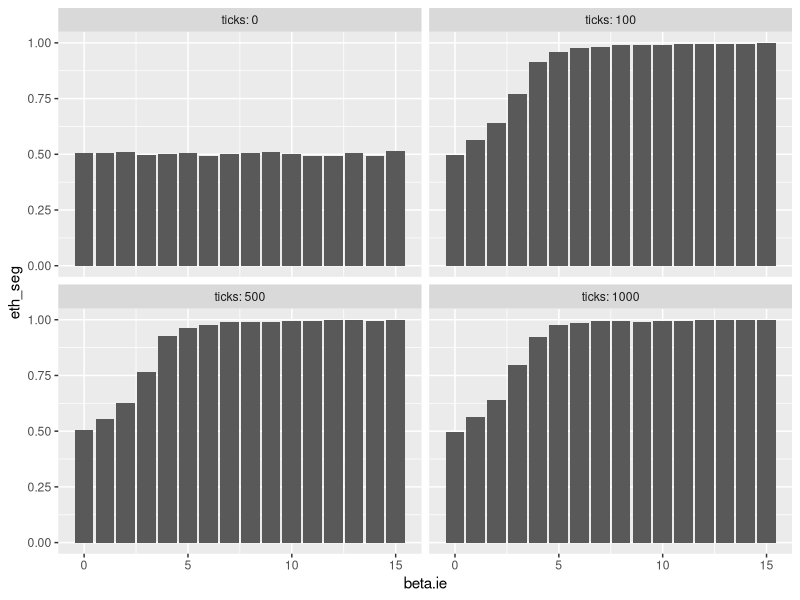

R code for this plot: (Note: this script raises an error after producing the figure.)
## ---- chunk 1
knitr::opts_chunk$set(echo = TRUE, fig.lp="fig:",warning = FALSE)

# install.packages("tinytex", repos = "https://cloud.r-project.org" )
library(tidyverse)
library(ggplot2)
library(gridExtra)
library(tidyr)
library(plyr)
library(dplyr)




 f_spk <- function(i_e,x,n){      # utility function as single-peaked
  if (x > n){
    U <- NA}else{
    if (x < (n*i_e)){
  U <- (x / (n*i_e))
     }else if (x > (n*i_e)){
        U <- i_e + (((1- (x/n))*(1-i_e))/(1-i_e))
       }else{
    U <- 1}
       round(U,digits = 3)
     }
}

 f_thr <- function(i_e,x,n){  # to plot threshold function
  if (x >= (n*i_e)){
    U <- 1}else{
   U <- 0 }
 }
 

   

 # install.packages("tinytex", repos = "https://cloud.r-project.org" ) #, try if debug needed

 
 
## ---- chunk 2



a <- read.csv("one-beta.csv",sep = ",",skip = 6)
names(a)[names(a) == "mean..count..turtles.on.neighbors..with..ethnicity....ethnicity..of.myself....count..turtles.on.neighbors....of.turtles.with..count..turtles.on.neighbors.....1." ] <- "eth_seg"

a %>% filter(ticks == 0  | ticks == 500  | ticks == 100 | ticks == 1000)  %>%  filter(beta.ie >= 0 & beta.ie <= 15) %>% ggplot(aes(x = beta.ie, y = eth_seg)) + geom_bar(stat="identity") + facet_wrap(~ ticks, labeller = label_both)

## ---- chunk 3

f_att <- function(i,b){   # utility function as single-peaked
 A <- 1 / (1 + exp(-b(i)))
}

  b <- 0.5
  
a_0 <- f_cst(a,0)
a_1 <- f_cst(a,0.1)
a_2 <- f_cst(a,0.2)
a_3 <- f_cst(a,0.3)
a_4 <- f_cst(a,0.4)
a_5 <- f_cst(a,0.5)
a_6 <- f_cst(a,0.6)
a_7 <- f_cst(a,0.7)
a_8 <- f_cst(a,0.8)
a_9 <- f_cst(a,0.9)
a_10 <- f_cst(a,1)

Prob_A <- c(a_0,a_1,a_2,a_3,a_4,a_5,a_6,a_7,a_8,a_9,a_10)
income <- seq(0,i, by = 0.1)

plot(price,na.omit(utility),ylab = "utility_ec",xlab="price", main = paste0("income =",i))




## ---- chunk 4

# tentative of utility economic, given by the difference (income - price), so to represent how convenient a location is. 
# ideally identity equation: if income < price, probability would be 0. If beta is negative, the probability could still be computed, which is nonsense

f_cst <- function(i,p){   # utility function as single-peaked
 if (i < p){
    U <- NA}else{
  U <- ((i - p) / i)}
}

  i <- 0.5
  
i_0 <- f_cst(i,0)
i_1 <- f_cst(i,0.1)
i_2 <- f_cst(i,0.2)
i_3 <- f_cst(i,0.3)
i_4 <- f_cst(i,0.4)
i_5 <- f_cst(i,0.5)
i_6 <- f_cst(i,0.6)
i_7 <- f_cst(i,0.7)
i_8 <- f_cst(i,0.8)
i_9 <- f_cst(i,0.9)
i_10 <- f_cst(i,1)

utility <- c(i_0,i_1,i_2,i_3,i_4,i_5,i_6,i_7,i_8,i_9,i_10)
price <- seq(0,i, by = 0.1)

plot(price,na.omit(utility),ylab = "utility_ec",xlab="price", main = paste0("income =",i))




